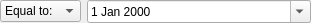
<?xml version="1.0" encoding="UTF-8"?>
<ui version="4.0">
 <class>DateQuery</class>
 <widget class="QWidget" name="DateQuery">
  <property name="geometry">
   <rect>
    <x>0</x>
    <y>0</y>
    <width>282</width>
    <height>20</height>
   </rect>
  </property>
  <property name="windowTitle">
   <string>Form</string>
  </property>
  <layout class="QHBoxLayout" name="horizontalLayout_4" stretch="0,1">
   <property name="margin">
    <number>0</number>
   </property>
   <item>
    <widget class="QComboBox" name="comboBoxType">
     <property name="sizePolicy">
      <sizepolicy hsizetype="Fixed" vsizetype="Fixed">
       <horstretch>0</horstretch>
       <verstretch>0</verstretch>
      </sizepolicy>
     </property>
     <item>
      <property name="text">
       <string>Equal to:</string>
      </property>
     </item>
     <item>
      <property name="text">
       <string>After:</string>
      </property>
     </item>
     <item>
      <property name="text">
       <string>Before:</string>
      </property>
     </item>
     <item>
      <property name="text">
       <string>Between:</string>
      </property>
     </item>
    </widget>
   </item>
   <item>
    <widget class="QStackedWidget" name="stackedWidget">
     <property name="currentIndex">
      <number>0</number>
     </property>
     <widget class="QWidget" name="pageEq">
      <layout class="QHBoxLayout" name="horizontalLayout">
       <property name="spacing">
        <number>0</number>
       </property>
       <property name="margin">
        <number>0</number>
       </property>
       <item>
        <widget class="QDateEdit" name="dateEditEq">
         <property name="calendarPopup">
          <bool>true</bool>
         </property>
        </widget>
       </item>
      </layout>
     </widget>
     <widget class="QWidget" name="pageGt">
      <layout class="QHBoxLayout" name="horizontalLayout_2">
       <property name="spacing">
        <number>0</number>
       </property>
       <property name="margin">
        <number>0</number>
       </property>
       <item>
        <widget class="QDateEdit" name="dateEditGt">
         <property name="calendarPopup">
          <bool>true</bool>
         </property>
        </widget>
       </item>
      </layout>
     </widget>
     <widget class="QWidget" name="pageLe">
      <layout class="QHBoxLayout" name="horizontalLayout_3">
       <property name="spacing">
        <number>0</number>
       </property>
       <property name="margin">
        <number>0</number>
       </property>
       <item>
        <widget class="QDateEdit" name="dateEditLe">
         <property name="calendarPopup">
          <bool>true</bool>
         </property>
        </widget>
       </item>
      </layout>
     </widget>
     <widget class="QWidget" name="pageBe">
      <layout class="QHBoxLayout" name="horizontalLayout_5">
       <property name="margin">
        <number>0</number>
       </property>
       <item>
        <widget class="QDateEdit" name="dateEditB1">
         <property name="calendarPopup">
          <bool>true</bool>
         </property>
        </widget>
       </item>
       <item>
        <widget class="QLabel" name="labelAnd">
         <property name="sizePolicy">
          <sizepolicy hsizetype="Fixed" vsizetype="Preferred">
           <horstretch>0</horstretch>
           <verstretch>0</verstretch>
          </sizepolicy>
         </property>
         <property name="text">
          <string>And</string>
         </property>
        </widget>
       </item>
       <item>
        <widget class="QDateEdit" name="dateEditB2">
         <property name="calendarPopup">
          <bool>true</bool>
         </property>
        </widget>
       </item>
      </layout>
     </widget>
    </widget>
   </item>
  </layout>
 </widget>
 <resources/>
 <connections>
  <connection>
   <sender>comboBoxType</sender>
   <signal>currentIndexChanged(int)</signal>
   <receiver>stackedWidget</receiver>
   <slot>setCurrentIndex(int)</slot>
   <hints>
    <hint type="sourcelabel">
     <x>57</x>
     <y>12</y>
    </hint>
    <hint type="destinationlabel">
     <x>283</x>
     <y>12</y>
    </hint>
   </hints>
  </connection>
 </connections>
</ui>
